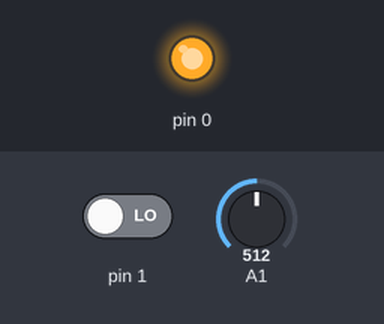
A sketch run on a simulated Arduino Uno, built with avr-gcc and run on an emulated ATmega328P. Parts: output pins drawn as LEDs (lit = HIGH). The inputs (shaded band) are chosen by the test bench; at power-on: pin 1 LOW, A1 = 512.

Above: at 1.2 s.
1.3 s: pin 1 driven HIGH
At 1.6 s:
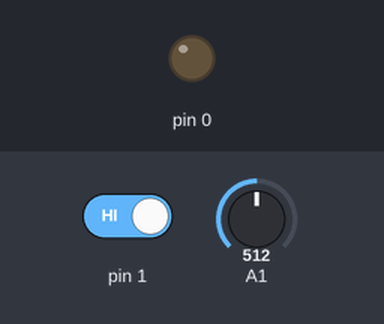
Timing chart, 0 to 7.9 s (numbered marks = the images above; inputs shaded):
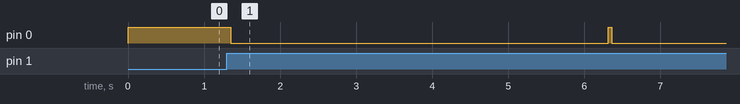

Measured:
- after the input at 1.3 s, pin 0: HIGH → LOW after 0.05 s, → HIGH 5.0 s later, → LOW 0.05 s later

The sketch:

vib_ultra_cycle.ino
```cpp
int sonarVal = 0;
int distance = 0;

void setup() {
  pinMode(2, INPUT);
  pinMode(1, INPUT);
  pinMode(0, OUTPUT);
}

void loop() {
 digitalWrite(0, HIGH);
 int sensorVal = digitalRead(1);
   if (sensorVal == HIGH) {
     for (int i = 0; i < 100; i++) {
       distance = getDistanceCM();
       digitalWrite(0, LOW);
     }
  }
}

int getDistanceCM() {
  int inchesRead;
  int cm;
  sonarVal = analogRead(1);
  delay(50);
  inchesRead = (sonarVal * 0.497);
  cm = inchesRead * 2.54;
  return cm;
}
```
